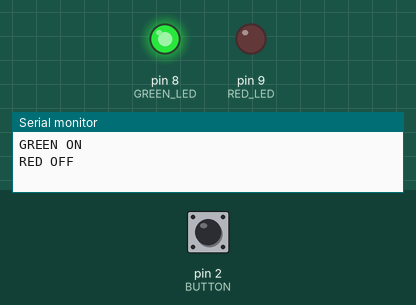
This program was run on a simulated Arduino Uno, built with avr-gcc and run on an emulated ATmega328P. Shown: output pins drawn as LEDs (lit = HIGH), the last lines printed to the serial monitor. The inputs (shaded band) are chosen by the test bench; at power-on: pin 2 (BUTTON) HIGH.

Above: at 1.2 s.
1.3 s: pin 2 (BUTTON) pulled LOW for 0.15 s
At 2.5 s:
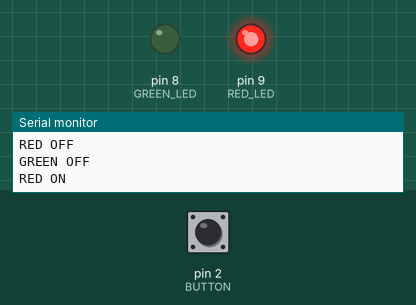
2.9 s: pin 2 (BUTTON) pulled LOW for 1 s
At 3.7 s:
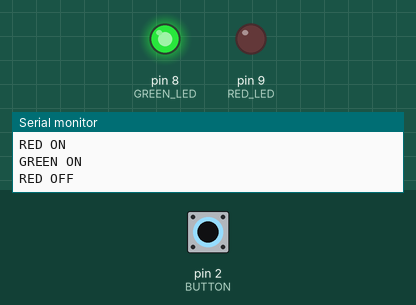
5.4 s: pin 2 (BUTTON) pulled LOW for 3.2 s
At 6.8 s:
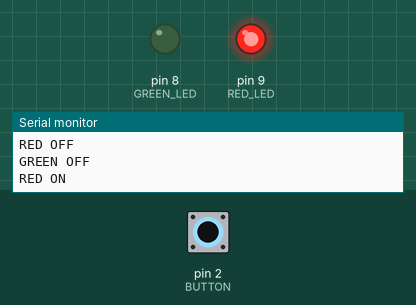
Timing chart, 0 to 8.4 s (numbered marks = the images above; inputs shaded):
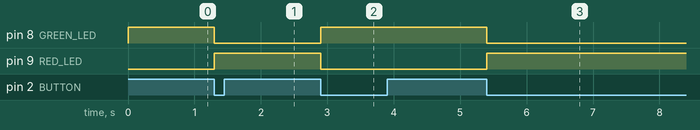

The program:

main.cpp
```cpp
#include <Arduino.h>

const int BUTTON = 2;
const int GREEN_LED = 8;
const int RED_LED = 9;

bool state = false;       // false = xanh, true = đỏ
int lastButton = HIGH;

void setup() {
    pinMode(BUTTON, INPUT_PULLUP);
    pinMode(GREEN_LED, OUTPUT);
    pinMode(RED_LED, OUTPUT);

    Serial.begin(9600);

    // Trạng thái mặc định
    digitalWrite(GREEN_LED, HIGH);
    digitalWrite(RED_LED, LOW);

    Serial.println("GREEN ON");
    Serial.println("RED OFF");
}

void loop() {
    int currentButton = digitalRead(BUTTON);

    // Phát hiện cạnh xuống: HIGH -> LOW
    if (lastButton == HIGH && currentButton == LOW) {
        state = !state;

        if (state) {
            digitalWrite(GREEN_LED, LOW);
            digitalWrite(RED_LED, HIGH);

            Serial.println("GREEN OFF");
            Serial.println("RED ON");
        } else {
            digitalWrite(GREEN_LED, HIGH);
            digitalWrite(RED_LED, LOW);

            Serial.println("GREEN ON");
            Serial.println("RED OFF");
        }

        delay(50); // debounce
    }

    lastButton = currentButton;
}
```

Measured:
- after the input at 1.3 s, pin 8 (GREEN_LED): HIGH → LOW at once; pin 9 (RED_LED): LOW → HIGH at once
- after the input at 2.9 s, pin 8 (GREEN_LED): LOW → HIGH at once; pin 9 (RED_LED): HIGH → LOW at once
- after the input at 5.4 s, pin 8 (GREEN_LED): HIGH → LOW at once; pin 9 (RED_LED): LOW → HIGH at once
